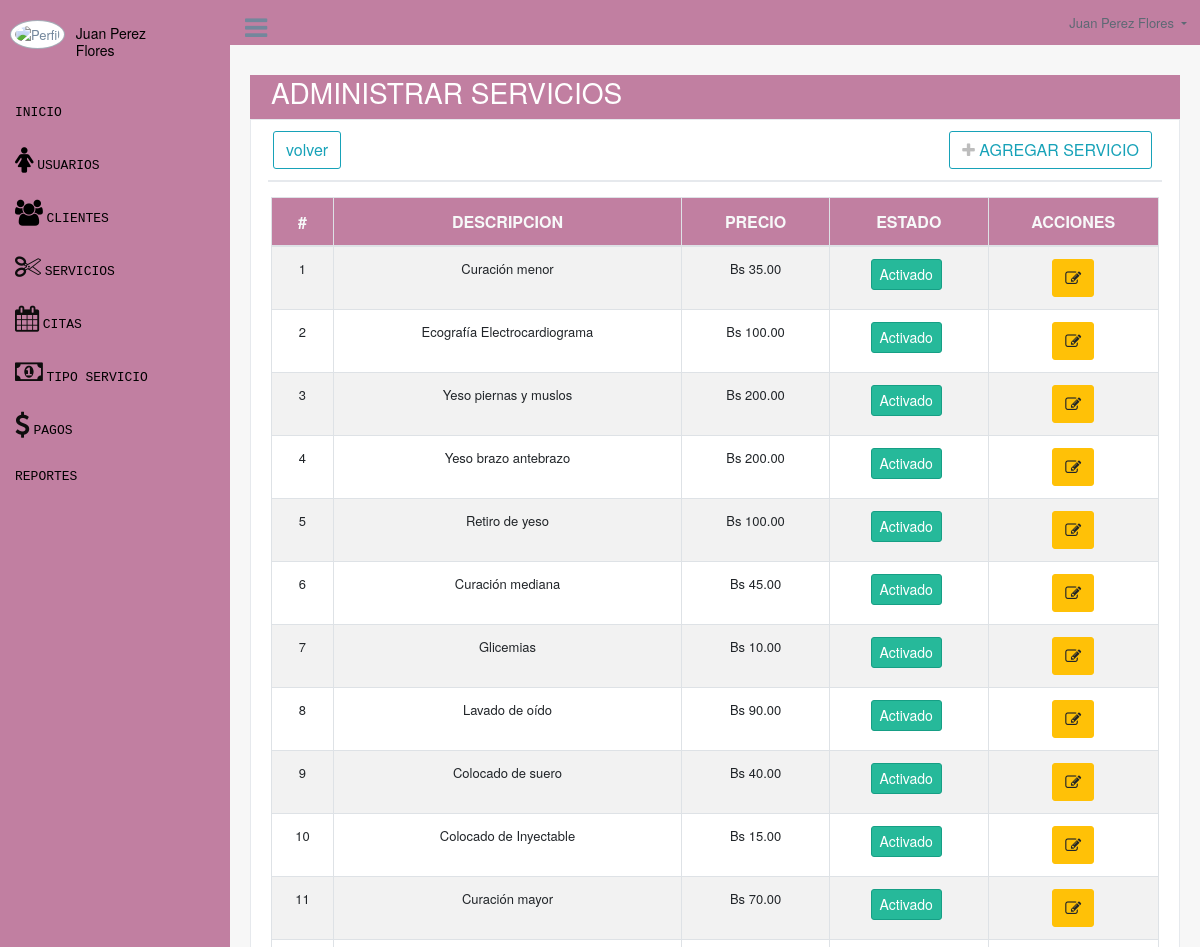
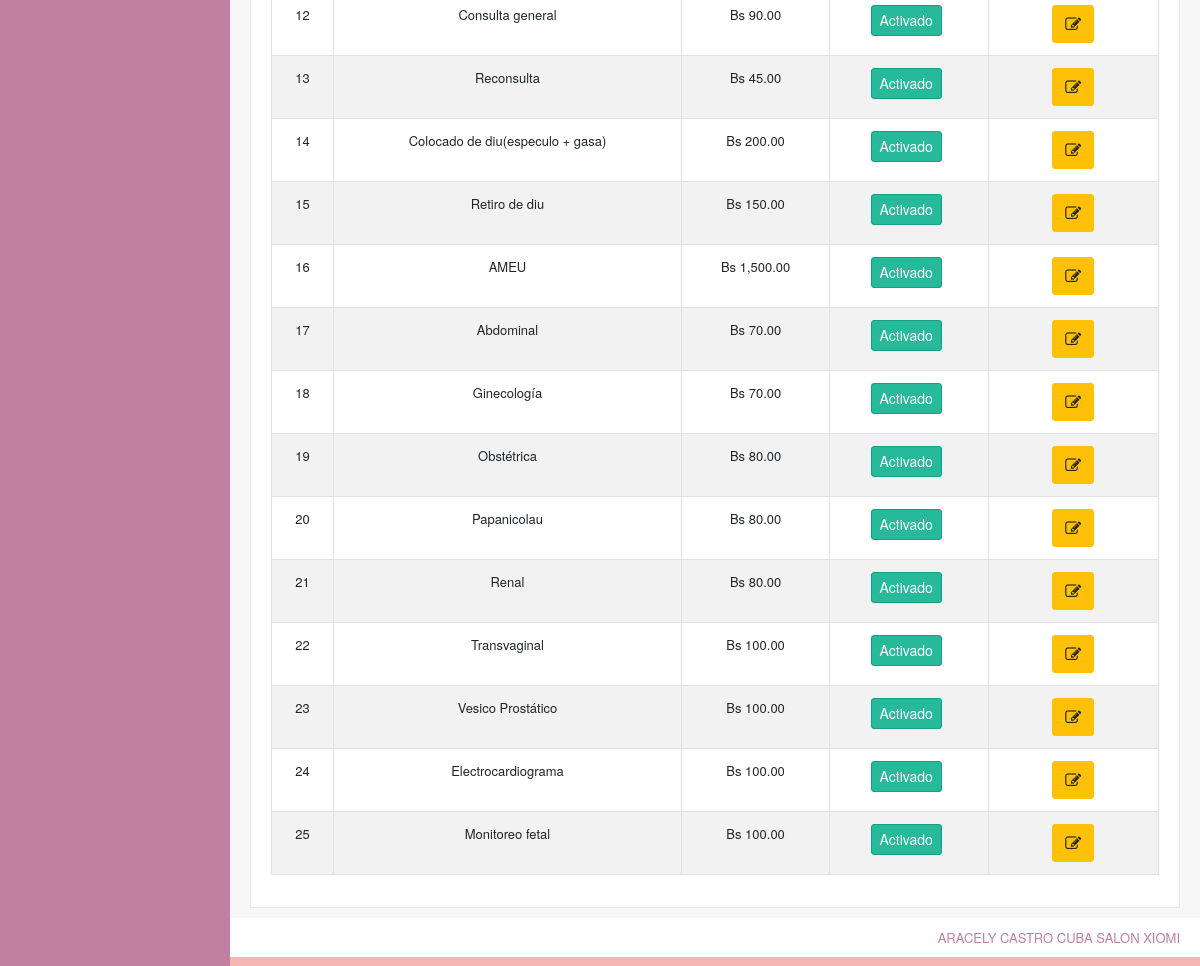
Screenshot of /servicios (signed in) with the database file from the repository (2 pictures, top to bottom).
### tables this page shows
CREATE TABLE `servicio` (
  `idservicio` int(11) NOT NULL,
  `nombre` varchar(100) NOT NULL,
  `precio` decimal(10,2) NOT NULL,
  `estado` tinyint(4) NOT NULL
);

### controladores/plantilla.controlador.php (called while the page is built)
<?php
class ControladorPlantilla
{
	static public function crtPlantilla()
	{
		include "vistas/plantilla.php";
	}
}
?>

### index.php (called while the page is built, shortened)
<?php
require_once "controladores/plantilla.controlador.php";
require_once "controladores/consultas.controlador.php";
require_once "controladores/servicios.controlador.php";
require_once "modelos/servicios.modelo.php";
$plantilla= new ControladorPlantilla();
$plantilla->crtPlantilla();
?>

### controladores/servicios.controlador.php (called while the page is built, shortened)
<?php
class ControladorServicios
{
	static public function ctrMostrarServicios($item, $valor)
	{
		$tabla = "servicio";
		$respuesta = ModeloServicios::mdlMostrarServicios($tabla, $item, $valor);
		return $respuesta;
	}
}

### modelos/conexion.php (called while the page is built)
<?php
class Conexion
{
	static public function conectar()
	{
		$link = new PDO(
			"mysql:host=localhost;dbname=peluqueria",
			"root",
			""
		);
		$link->exec("set names utf8");
		return $link;
	}
}

### modelos/servicios.modelo.php (called while the page is built, shortened)
<?php
require_once "conexion.php";
class ModeloServicios
{
    static public function mdlMostrarServicios($tabla, $item, $valor)
    {
        if ($item != null) {
            $stmt = Conexion::conectar()->prepare("SELECT * FROM $tabla WHERE $item = :$item");
            $stmt->bindParam(":" . $item, $valor, PDO::PARAM_STR);
            $stmt->execute();
            return $stmt->fetch();
        } else {
            $stmt = Conexion::conectar()->prepare("SELECT * FROM $tabla");
            $stmt->execute();
            return $stmt->fetchAll();
        }
    }
}

### vistas/modulos/servicios.php (the view, shortened to what this page needs)
<div class="right_col" role="main">
  <div class="">
    <div class="page-title">
      <div class="title_left">
        <h3>
          <div class="text-white" style="width:98%; margin-left:5%;margin-top:5%;">ADMINISTRAR SERVICIOS</div>
        </h3>
      </div>
    </div>
    <div class="clearfix bg-info"></div>
    <div class="row">
      <div class="col-md-12 col-sm-12  ">
        <div class="x_panel">
          <div class="x_title">
            <button class="btn btn-outline-info pull-right" data-toggle="modal" data-target="#modalAgregarServicio">
              <span class="fa fa-plus"></span> AGREGAR SERVICIO
            </button>
            <form> <input type="button" class="btn btn-outline-info" value="volver"
                onclick="history.back ()"> </form>
          </div>
          <div class="x_content">
            <div class="row">
              <div class="col-sm-12">
                <div class="card-box">
                  <table id="datatable" class="table table-striped table-bordered dt-responsive tablas"
                    style="width:100%">
                    <thead style="text-align:center; background-color:#c17fa1; font-size:16px; color:#f7f9f9;">
                      <tr>
                        <th style="#17202A:10px">#</th>
                        <th>DESCRIPCION</th>
                        <th>PRECIO</th>
                        <th>ESTADO</th>
                        <th>ACCIONES</th>
                      </tr>
                    </thead>
                    <tbody style="text-align:center">
                      <?php
                      $item = null;
                      $valor = null;
                      $servicios = ControladorServicios::ctrMostrarServicios($item, $valor);
                      foreach ($servicios as $key => $value) {
                        echo ' <tr>
                                <td>' . ($key + 1) . '</td>
                                <td>' . $value["nombre"] . '</td>
                                <td>Bs ' . number_format($value["precio"], 2) . '</td>';
                        if ($value["estado"] != 0) {
                          echo '<td><button class="btn btn-sm btn-success btn-xs btnActivarServicio" idServicio="' . $value["idservicio"] . '" estadoServicio="0">Activado</button></td>';
                        } else {
                          echo '<td><button class="btn btn-sm btn-danger btn-xs btnActivarServicio" idServicio="' . $value["idservicio"] . '" estadoServicio="1">Desactivado</button></td>';
                        }
                        echo '<td>
                                    <div class="btn-group">
                                      <button class="btn btn-warning btnEditarServicio" idServicio="' . $value["idservicio"] . '" data-toggle="modal" data-target="#modalEditarServicio"><i class="fa fa-edit"></i></button>
                                    </div>
                                  </td>
                                  </tr>';
                      }
                      ?>
                    </tbody>
                  </table>
                </div>
              </div>
            </div>
          </div>
        </div>
      </div>
    </div>
  </div>
</div>

### vistas/plantilla.php (style rules this page uses)
.bg-info { background-color:#c17fa1 !important; }
.x_panel { background: ; }

### rows the page displays
servicio: nombre "Curación menor", precio "35.00"
servicio: nombre "Ecografía Electrocardiograma", precio "100.00"
servicio: nombre "Yeso piernas y muslos", precio "200.00"
servicio: nombre "Yeso brazo antebrazo", precio "200.00"
servicio: nombre "Retiro de yeso", precio "100.00"
servicio: nombre "Curación mediana", precio "45.00"
servicio: nombre "Glicemias", precio "10.00"
servicio: nombre "Lavado de oído", precio "90.00"
servicio: nombre "Colocado de suero", precio "40.00"
servicio: nombre "Colocado de Inyectable", precio "15.00"
servicio: nombre "Curación mayor", precio "70.00"
servicio: nombre "Consulta general", precio "90.00"
servicio: nombre "Reconsulta", precio "45.00"
servicio: nombre "Colocado de diu(especulo + gasa)", precio "200.00"
servicio: nombre "Retiro de diu", precio "150.00"
servicio: nombre "AMEU", precio "1,500.00"
servicio: nombre "Abdominal", precio "70.00"
servicio: nombre "Ginecología", precio "70.00"
servicio: nombre "Obstétrica", precio "80.00"
servicio: nombre "Papanicolau", precio "80.00"
servicio: nombre "Renal", precio "80.00"
servicio: nombre "Transvaginal", precio "100.00"
servicio: nombre "Vesico Prostático", precio "100.00"
servicio: nombre "Electrocardiograma", precio "100.00"
servicio: nombre "Monitoreo fetal", precio "100.00"

### other values shown
$_SESSION["nombre"] "Juan Perez Flores"
